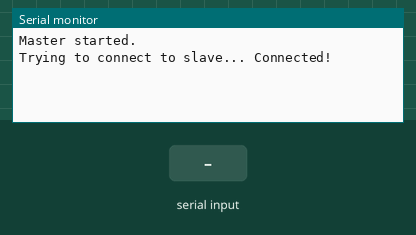
Recording of a program running on a simulated ESP32. On the bench: the last lines printed to the serial monitor. Inputs (shaded band) come from the test bench. Nothing arrives over Bluetooth unless stated.

Above: at 2.3 s.
2.4 s: "CMD1:1\n" received over the second serial link
At 3.6 s:
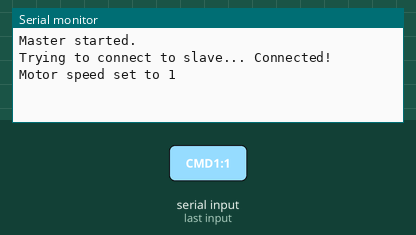
4.0 s: "CMD1:150\n" received over the second serial link
At 4.8 s:
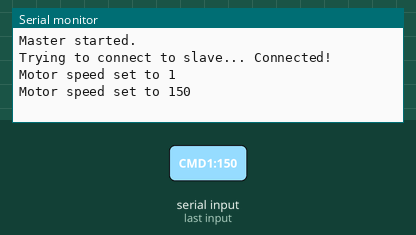

The program:

main.cpp
```cpp
#include <Arduino.h>
#include "BluetoothSerial.h"

BluetoothSerial SerialBT;
bool connect_flag = false;

// Replace with your Slave's MAC address
uint8_t slaveAddress[] = {0xFC, 0xF5, 0xC4, 0x01, 0x57, 0x7E}; // <- Replace this

void setup() {
  Serial.begin(115200);
  SerialBT.begin("ESP32_MASTER", true);  // true = master mode
  Serial.println("Master started.");
}

void loop() {
  if (!connect_flag) {
    Serial.print("Trying to connect to slave... ");
    if (SerialBT.connect(slaveAddress)) {
      Serial.println("Connected!");
      connect_flag = true;
    } else {
      Serial.println("Failed. Will retry in 2 seconds.");
      delay(1000);
      return;
    }
  }

  if (SerialBT.connected()) {
    SerialBT.println("CMD1:123");
    delay(500); // Slow down!
  } else {
    Serial.println("Disconnected. Trying to reconnect...");
    connect_flag = false;  // Try again
  }

  if (SerialBT.available()) {
    String received = SerialBT.readStringUntil('\n');
    int sepIndex = received.indexOf(':');
    if (sepIndex != -1) {
      String flag = received.substring(0, sepIndex);
      int slaveack = received.substring(sepIndex + 1).toInt();

      if (flag == "CMD1") {
        Serial.println("Motor speed set to " + String(slaveack));
      }
    }
  }
}
```

Measured:
- after the input at 2.4 s, the serial monitor: prints a new line after 0.10 s (image 1)
- after the input at 4.0 s, the serial monitor: prints a new line at once (image 2)
